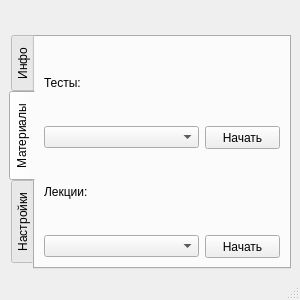
<?xml version="1.0" encoding="UTF-8"?>
<ui version="4.0">
 <class>MainWindow</class>
 <widget class="QMainWindow" name="MainWindow">
  <property name="enabled">
   <bool>true</bool>
  </property>
  <property name="geometry">
   <rect>
    <x>0</x>
    <y>0</y>
    <width>300</width>
    <height>300</height>
   </rect>
  </property>
  <property name="sizePolicy">
   <sizepolicy hsizetype="Ignored" vsizetype="Ignored">
    <horstretch>0</horstretch>
    <verstretch>0</verstretch>
   </sizepolicy>
  </property>
  <property name="minimumSize">
   <size>
    <width>300</width>
    <height>300</height>
   </size>
  </property>
  <property name="maximumSize">
   <size>
    <width>16777215</width>
    <height>16777215</height>
   </size>
  </property>
  <property name="windowTitle">
   <string>MainWindow</string>
  </property>
  <widget class="QWidget" name="centralwidget">
   <layout class="QVBoxLayout" name="verticalLayout_2">
    <item>
     <layout class="QHBoxLayout" name="horizontalLayout">
      <item>
       <widget class="QLabel" name="name">
        <property name="minimumSize">
         <size>
          <width>171</width>
          <height>20</height>
         </size>
        </property>
        <property name="text">
         <string/>
        </property>
       </widget>
      </item>
      <item>
       <widget class="QLabel" name="course">
        <property name="layoutDirection">
         <enum>Qt::LeftToRight</enum>
        </property>
        <property name="text">
         <string/>
        </property>
        <property name="alignment">
         <set>Qt::AlignRight|Qt::AlignTrailing|Qt::AlignVCenter</set>
        </property>
       </widget>
      </item>
     </layout>
    </item>
    <item>
     <widget class="QTabWidget" name="tabWidget">
      <property name="cursor">
       <cursorShape>ArrowCursor</cursorShape>
      </property>
      <property name="tabPosition">
       <enum>QTabWidget::West</enum>
      </property>
      <property name="tabShape">
       <enum>QTabWidget::Rounded</enum>
      </property>
      <property name="currentIndex">
       <number>1</number>
      </property>
      <widget class="QWidget" name="info">
       <attribute name="title">
        <string>Инфо</string>
       </attribute>
       <layout class="QVBoxLayout" name="verticalLayout_5">
        <item>
         <layout class="QVBoxLayout" name="verticalLayout_4">
          <item>
           <layout class="QHBoxLayout" name="horizontalLayout_2">
            <item>
             <widget class="QLabel" name="label">
              <property name="text">
               <string>тестов пройдено:</string>
              </property>
             </widget>
            </item>
            <item>
             <widget class="QLabel" name="tests_total">
              <property name="text">
               <string/>
              </property>
             </widget>
            </item>
           </layout>
          </item>
          <item>
           <layout class="QHBoxLayout" name="horizontalLayout_3">
            <item>
             <widget class="QLabel" name="label_3">
              <property name="text">
               <string>правильных ответов:</string>
              </property>
             </widget>
            </item>
            <item>
             <widget class="QLabel" name="tests_answers">
              <property name="text">
               <string/>
              </property>
             </widget>
            </item>
           </layout>
          </item>
          <item>
           <layout class="QHBoxLayout" name="horizontalLayout_4">
            <item>
             <widget class="QLabel" name="label_5">
              <property name="text">
               <string>лекций пройдено:</string>
              </property>
             </widget>
            </item>
            <item>
             <widget class="QLabel" name="lections_total">
              <property name="text">
               <string/>
              </property>
             </widget>
            </item>
           </layout>
          </item>
         </layout>
        </item>
       </layout>
      </widget>
      <widget class="QWidget" name="tests">
       <attribute name="title">
        <string>Материалы</string>
       </attribute>
       <layout class="QVBoxLayout" name="verticalLayout_7">
        <item>
         <layout class="QVBoxLayout" name="verticalLayout_6">
          <item>
           <widget class="QLabel" name="label_2">
            <property name="text">
             <string>Тесты:</string>
            </property>
           </widget>
          </item>
          <item>
           <layout class="QHBoxLayout" name="horizontalLayout_6">
            <item>
             <widget class="QComboBox" name="tests_list">
              <property name="maximumSize">
               <size>
                <width>16777215</width>
                <height>16777215</height>
               </size>
              </property>
             </widget>
            </item>
            <item>
             <widget class="QPushButton" name="tests_start">
              <property name="maximumSize">
               <size>
                <width>75</width>
                <height>23</height>
               </size>
              </property>
              <property name="text">
               <string>Начать</string>
              </property>
             </widget>
            </item>
           </layout>
          </item>
          <item>
           <widget class="QLabel" name="label_4">
            <property name="text">
             <string>Лекции:</string>
            </property>
           </widget>
          </item>
          <item>
           <layout class="QHBoxLayout" name="horizontalLayout_5">
            <item>
             <widget class="QComboBox" name="lections_list"/>
            </item>
            <item>
             <widget class="QPushButton" name="lections_start">
              <property name="maximumSize">
               <size>
                <width>75</width>
                <height>23</height>
               </size>
              </property>
              <property name="text">
               <string>Начать</string>
              </property>
             </widget>
            </item>
           </layout>
          </item>
         </layout>
        </item>
       </layout>
      </widget>
      <widget class="QWidget" name="settings">
       <attribute name="title">
        <string>Настройки</string>
       </attribute>
       <layout class="QVBoxLayout" name="verticalLayout_3">
        <item>
         <layout class="QVBoxLayout" name="verticalLayout">
          <item>
           <layout class="QGridLayout" name="gridLayout">
            <item row="1" column="0">
             <widget class="QLineEdit" name="login">
              <property name="placeholderText">
               <string>логин</string>
              </property>
             </widget>
            </item>
            <item row="2" column="1">
             <widget class="QPushButton" name="edit_data">
              <property name="text">
               <string>Сохранить</string>
              </property>
             </widget>
            </item>
            <item row="1" column="1">
             <widget class="QLineEdit" name="old_password">
              <property name="echoMode">
               <enum>QLineEdit::Password</enum>
              </property>
              <property name="placeholderText">
               <string>старый пароль</string>
              </property>
             </widget>
            </item>
            <item row="2" column="0">
             <widget class="QLineEdit" name="new_password">
              <property name="echoMode">
               <enum>QLineEdit::Password</enum>
              </property>
              <property name="placeholderText">
               <string>новый пароль</string>
              </property>
             </widget>
            </item>
           </layout>
          </item>
          <item>
           <widget class="QLabel" name="status_data">
            <property name="text">
             <string/>
            </property>
           </widget>
          </item>
         </layout>
        </item>
       </layout>
      </widget>
     </widget>
    </item>
   </layout>
  </widget>
  <widget class="QStatusBar" name="statusbar"/>
 </widget>
 <resources/>
 <connections/>
</ui>
